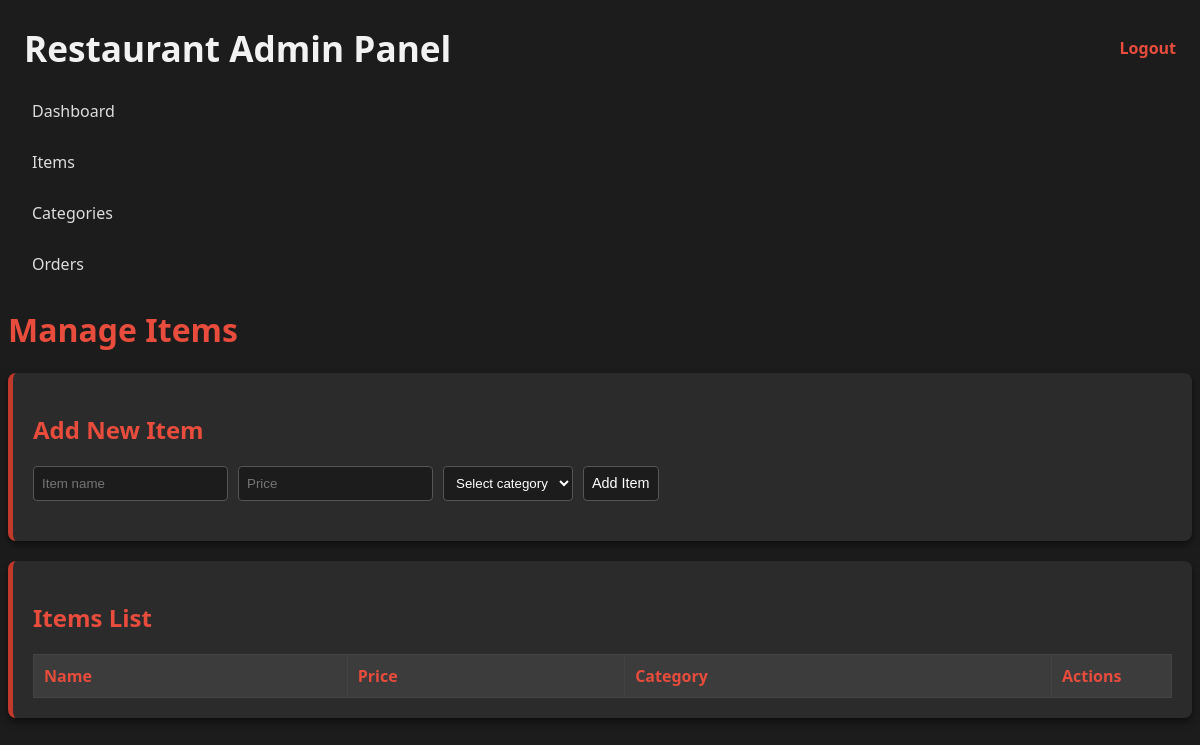
The app's page /public/admin/index.php?page=items (signed in), older data.
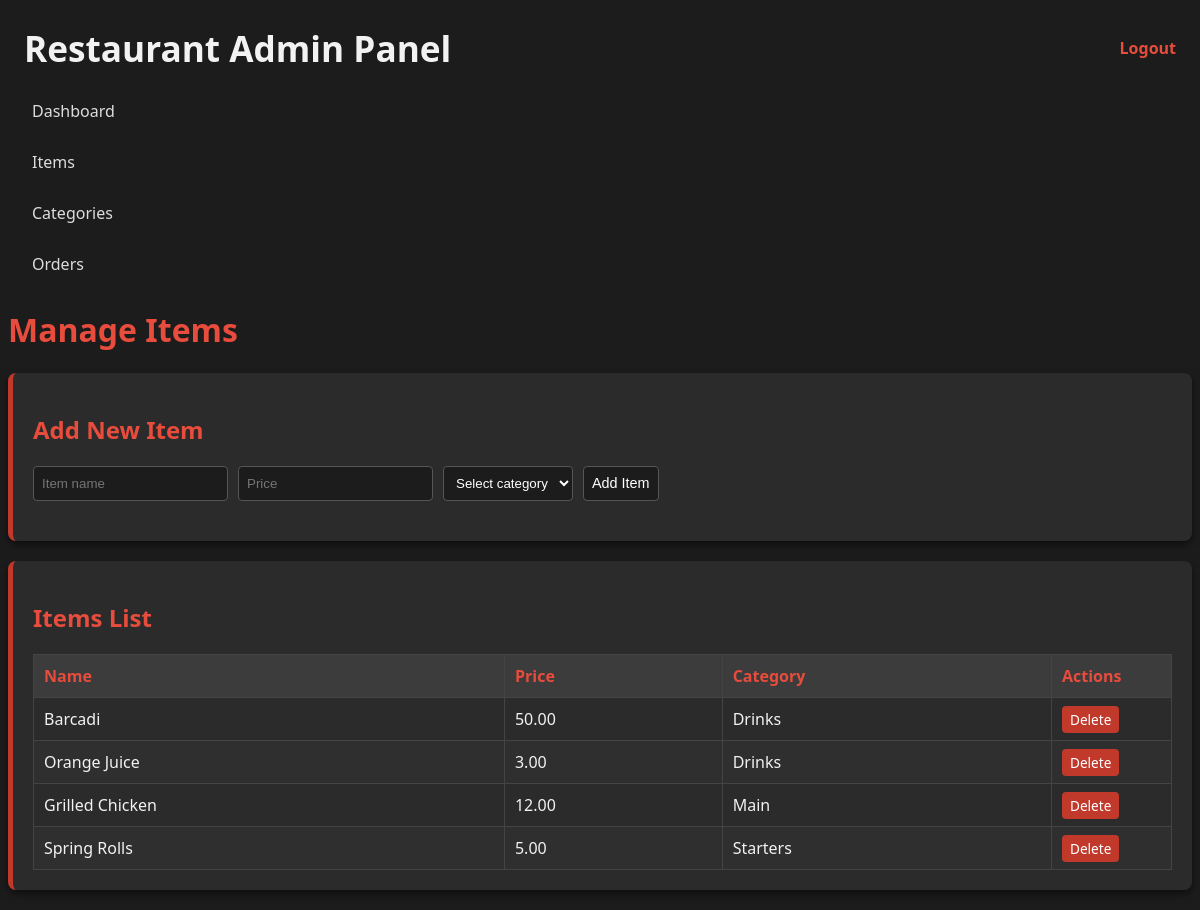
The same page, newer data.
### tables this page shows
CREATE TABLE menu_items (
    id INTEGER PRIMARY KEY AUTOINCREMENT,
    category_id INTEGER,
    name TEXT NOT NULL,
    description TEXT,
    price REAL NOT NULL,
    is_available INTEGER DEFAULT 1,
    FOREIGN KEY (category_id) REFERENCES categories(id)
);

CREATE TABLE categories (
    id INTEGER PRIMARY KEY AUTOINCREMENT,
    name TEXT NOT NULL
);

### public/admin/index.php (called while the page is built, shortened)
<?php
require __DIR__ . '/includes/header.php';
require __DIR__ . '/includes/sidebar.php';
$page = $_GET['page'] ?? 'dashboard';
require __DIR__ . "/$page.php";

### public/admin/items.php (the view, shortened to what this page needs)
<?php
require __DIR__ . "/../../src/database.php";
$items = $pdo->query("
    SELECT menu_items.*, categories.name AS cat_name
    FROM menu_items
    LEFT JOIN categories ON categories.id = menu_items.category_id
    ORDER BY menu_items.id DESC
")->fetchAll(PDO::FETCH_ASSOC);
?>
<div class="main-content">
    <h1 class="page-title">Manage Items</h1>
    <div class="card">
        <h2>Add New Item</h2>
        <form method="POST" class="form-grid">
            <input type="text" name="name" placeholder="Item name" required>
            <input type="number" step="0.01" name="price" placeholder="Price" required>
            <select name="category" required>
                <option value="">Select category</option>
            </select>
            <button type="submit" name="create" class="btn-primary">Add Item</button>
        </form>
    </div>
    <div class="card">
        <h2>Items List</h2>
        <table class="table">
            <thead>
                <tr>
                    <th>Name</th>
                    <th>Price</th>
                    <th>Category</th>
                    <th style="width:120px;">Actions</th>
                </tr>
            </thead>
            <tbody>
            <?php foreach ($items as $i): ?>
                <tr>
                    <td><?= htmlspecialchars($i['name']) ?></td>
                    <td><?= number_format($i['price'], 2) ?></td>
                    <td><?= htmlspecialchars($i['cat_name']) ?></td>
                    <td>
                        <a href="index.php?page=items&delete=<?= $i['id'] ?>" onclick="return confirm('Delete item?')" class="btn-danger-small">Delete</a>
                    </td>
                </tr>
            <?php endforeach; ?>
            </tbody>
        </table>
    </div>
</div>

### public/admin/includes/header.php (shortened to what this page needs)
<!DOCTYPE html>
<html lang="en">
<head>
    <link rel="stylesheet" href="assets/css/admin.css">
</head>
<body>
<header>
    <h1 class="header-caption">Restaurant Admin Panel</h1>
    <a href="/admin/logout.php" class="logout-link">Logout</a>
</header>

### public/admin/includes/sidebar.php
<aside>
    <ul class="sidebar-menu" >
        <li><a href="index.php?page=dashboard">Dashboard</a></li>
        <li><a href="index.php?page=items">Items</a></li>
        <li><a href="index.php?page=categories">Categories</a></li>
        <li><a href="index.php?page=orders">Orders</a></li>
    </ul>
</aside>
<main>

### public/admin/assets/css/admin.css (style rules this page uses)
body.login-body, body { background-color: #1c1c1c; color: #f2f2f2; font-family: 'Segoe UI', sans-serif; }
header { display: flex; justify-content: space-between; align-items: center; width: 100%; padding: 1rem; box-sizing: border-box; }
.header-caption { font-size: 2.2rem; margin: 0 }
.logout-link { text-decoration: none; color: #e74c3c; font-weight: bold; }
.sidebar-menu { list-style: none; padding: 0; margin: 0; }
.sidebar-menu li { margin-bottom: 5px; }
.sidebar-menu a { display: block; padding: 12px 20px; color: #ddd; text-decoration: none; font-weight: 500; border-left: 4px solid transparent; transition: all 0.2s ease; }
.card, .card-stats .card { background-color: #2b2b2b; border-left: 5px solid #c0392b; border-radius: 8px; padding: 20px; margin-bottom: 20px; box-shadow: 0 4px 8px rgba(0,0,0,0.5); }
.table { width: 100%; border-collapse: collapse; margin-top: 10px; }
.table th, .table td { border: 1px solid #444; padding: 10px; text-align: left; }
.table th { background-color: #3c3c3c; color: #e74c3c; }
.table tbody tr:nth-child(even) { background-color: #2f2f2f; }
.btn-primary, .btn-primary-small { background-color: #e74c3c; color: #fff; padding: 6px 12px; border: none; border-radius: 4px; cursor: pointer; text-decoration: none; font-size: 0.9em; }
.btn-danger-small { background-color: #c0392b; color: #fff; padding: 4px 8px; border-radius: 4px; font-size: 0.85em; text-decoration: none; }
.form-grid { display: flex; gap: 10px; flex-wrap: wrap; margin-top: 10px; margin-bottom: 20px; }
.form-grid input, .form-grid select, .form-grid button { padding: 8px; border-radius: 4px; border: 1px solid #555; background-color: #1c1c1c; color: #fff; }
h1.page-title, h2 { color: #e74c3c; }
* { box-sizing: border-box; }

Row changes from the older to the newer data that the page shows:
added menu_items: name "Barcadi", price "50.00", category.name "Drinks"
added menu_items: name "Orange Juice", price "3.00", category.name "Drinks"
added menu_items: name "Grilled Chicken", price "12.00", category.name "Main"
added menu_items: name "Spring Rolls", price "5.00", category.name "Starters"
